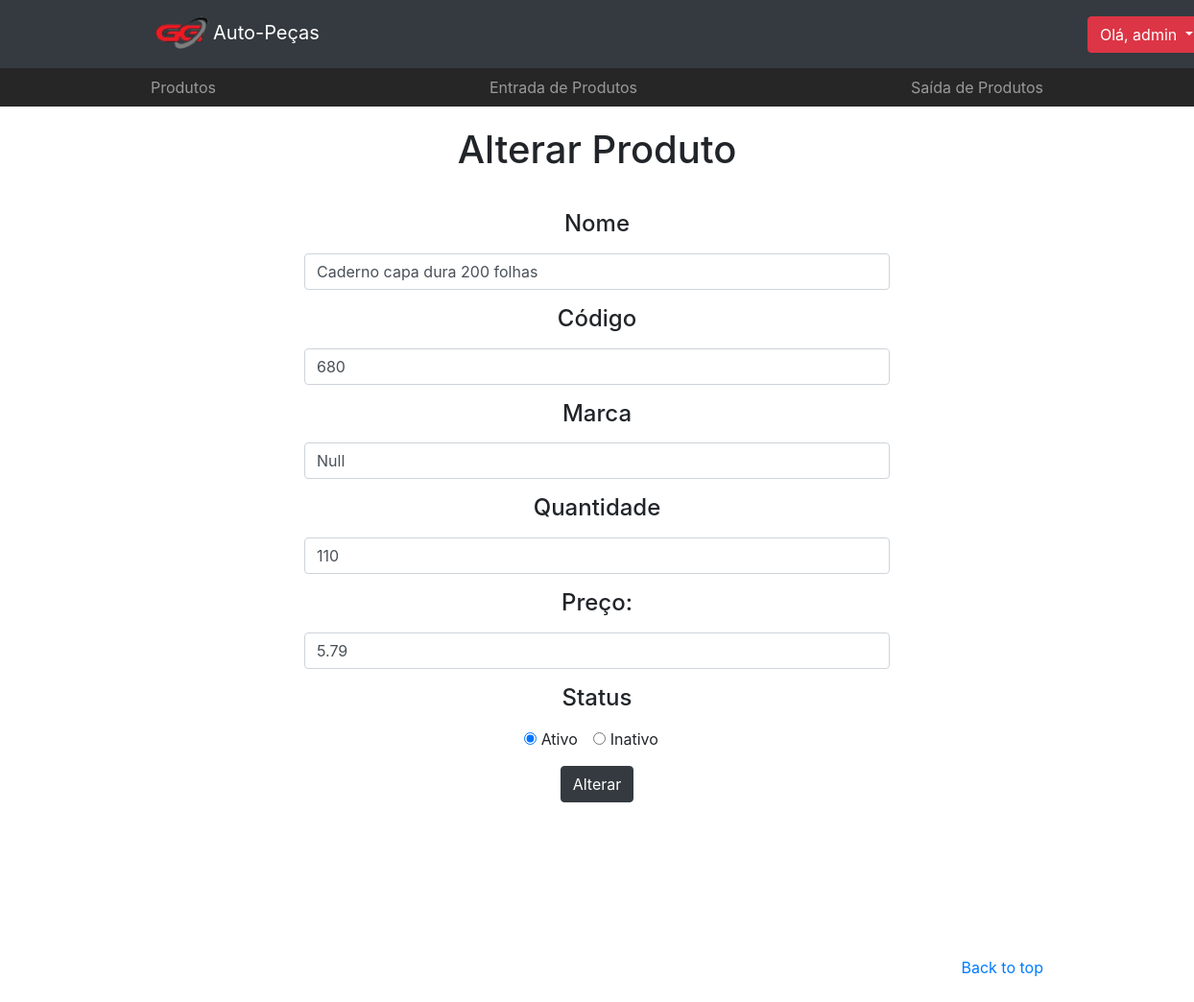
/products/register/?id=3 (signed in), run on the app's committed database.
### app/models.py (models this page shows, shortened)
class Produto(models.Model):
    nome = models.CharField(max_length=100)
    codigo = models.IntegerField(default=None)
    marca = models.CharField(max_length=100, default=None)
    quantidade = models.IntegerField()
    preco = models.DecimalField(max_digits=100, decimal_places= 2, default=None)
    ativo = models.BooleanField(default=True)
    class Meta:
        db_table = 'produto'

### app/views.py (the view)
# urls.py: path('products/register/', views.produto_register, name='produto_register'),
@login_required(login_url='/login')
def produto_register(request):
    product_id = request.GET.get('id')
    if product_id:
        produto = Produto.objects.get(id=product_id)
        return render(request, 'app/produto_form.html', {'produto':produto})
    return render(request, 'app/produto_form.html')

### app/templates/app/produto_form.html (shortened to what this page needs)
<!DOCTYPE html>
<html>
<head>
    {% load static %}
    <link rel="stylesheet" type="text/css" href="{% static 'app/css/bootstrap/bootstrap.min.css' %}">
    <link rel="stylesheet" type="text/css" href="{% static 'app/css/produto.css' %}">
    <link rel="stylesheet" href="https://cdnjs.cloudflare.com/ajax/libs/font-awesome/4.7.0/css/font-awesome.min.css">
</head>
<body>
    <header>
        <nav class="navbar navbar-expand-lg navbar-dark bg-dark">
            <div class="container">
                <a class="navbar-brand" href="{% url 'home' %}"><img src="{% static 'app/img/icn.png' %}" alt="some text" width=65 height=45>Auto-Peças</a>
                <div class="collapse navbar-collapse" id="navbarsExample07">
                  {% if user.is_authenticated %}
                  <div class="dropdown">
                      <a class="btn btn-danger dropdown-toggle" href="#" role="button" id="dropdownMenuLink" data-toggle="dropdown" aria-haspopup="true" aria-expanded="false"> Olá, {{ user.username}}
                      </a>
                  </div>
                  {% endif %}
                </div>
            </div>
        </nav>
        <nav class="site-header">
            <div class="container d-flex flex-column flex-md-row justify-content-between">
                <a class="py-2 d-none d-md-inline-block" href="{% url 'products' %}">Produtos</a>
                <a class="py-2 d-none d-md-inline-block" href="{% url 'estoque_entrada' %}">Entrada de Produtos</a>
                <a class="py-2 d-none d-md-inline-block" href="{% url 'estoque_saida' %}">Saída de Produtos</a>
            </div>
        </nav>
    </header>
    <body>
        <section class="jumbotron text-center">
        {% if produto %}
            <h1>Alterar Produto</h1>
        {% else %}
            <h1>Cadastrar Produto</h1>
        {% endif %}
            <br>
            <form enctype="multipart/form-data" action="submit", method="POST">
              <div class="container">
                <div class="form-group">
                  <div class="form-group">
                    <h4><label for="nome">Nome</label></h4>
                    <input type="text" class="form-control" name="nome" value="{{ produto.nome }}" required>
                </div>
                <div class="form-group">
                  <h4><label for="nome">Código</label></h4>
                  <input type="number" class="form-control" name="codigo" value="{{ produto.codigo }}">
                </div>
                <div class="form-group">
                  <h4><label for="nome">Marca</label></h4>
                  <input type="text" class="form-control" name="marca" value="{{ produto.marca }}">
                </div>
                  <div class="form-group">
                    <h4><label for="nome">Quantidade</label></h4>
                      <input type="number" class="form-control" name="quantidade" value="{{ produto.quantidade }}" required>
                  </div>
                  <div class="form-group">
                    <h4><label for="preco">Preço:</label></h4>
                      <input type="number" class="form-control" name="preco" value="{{ produto.preco }}" required>
                  </div>
                  {% if produto.ativo %}
                  <h4><label for="nome">Status</label></h4>
                  <div class="form-group form-check form-check-inline">
                    <label class="form-check-label" for="status"><input name="status" type="radio" value="true" checked> Ativo</label>
                  </div>
                  <div class="form-group form-check form-check-inline">
                    <label class="form-check-label" for="status"><input name="status" type="radio" value="false"> Inativo</label>
                  </div>
                  {% endif %}
                  <br>
                  <button type="submit" class="btn btn-dark">
                      {% if produto %}
                          Alterar
                      {% else %}
                          Cadastrar
                      {% endif %}
                  </button>
              </div>
            </form>
        </section>
        <footer class="text-muted">
            <div class="container">
                <p class="float-right">
                    <a href="#">Back to top</a>
                </p>
            </div>
        </footer>
    </body>

### app/static/app/css/produto.css (style rules this page uses)
.navbar-brand { display: inline-block; padding-top: .3125rem; margin-right: 50rem; font-size: 1.25rem; line-height: inherit; white-space: nowrap; }
.container { max-width: 960px; }
.site-header { background-color: rgba(0, 0, 0, .85); -webkit-backdrop-filter: saturate(180%) blur(20px); backdrop-filter: saturate(180%) blur(20px); }
.site-header a { color: #999; transition: ease-in-out color .15s; }
.jumbotron { padding-top: 3rem; padding-bottom: 3rem; margin-bottom: 0; background-color: #fff; }
@media (min-width: 768px) { .jumbotron { padding-top: 6rem; padding-bottom: 6rem; } }
.jumbotron h1 { font-size: 2.5rem; margin-top: -75px; margin-bottom: 15px; }
.jumbotron .container { max-width: 40rem; }
footer { padding-top: 3rem; padding-bottom: 3rem; }
footer p { margin-bottom: .25rem; }

### data on the page
Produto: nome "Caderno capa dura 200 folhas", codigo "680", marca "Null", quantidade "110", preco "5.79"

### other printed values
{{ user.username }} "admin"
